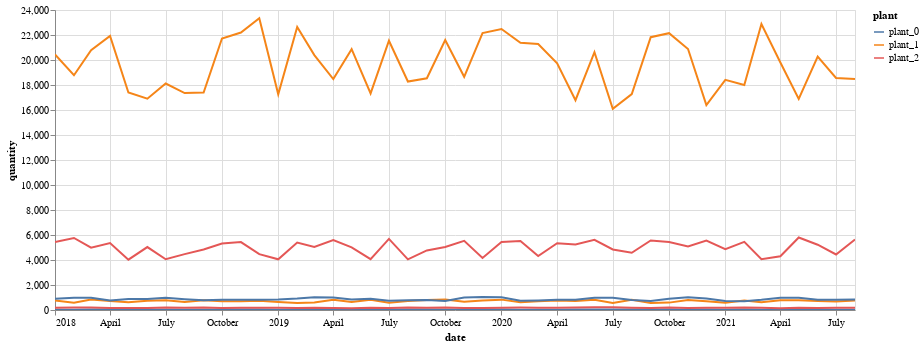

The notebook cell saved with this chart:
### Code cell
alt.Chart(df_raw.query("product == 'prod_219'")).mark_line().encode(
    x=alt.X("date:T"),
    y=alt.Y("quantity:Q"),
    color=alt.Color("plant:N"),
    detail="region:N",
    tooltip = 
).properties(width=800).interactive()

### Figure 1 — Vega-Lite specification as saved in the notebook (floating-point values rounded to 4 significant figures; data arrays with more than 128 entries replaced by an {"elided": "..."} marker saying what was removed)
{"config": {"view": {"continuousWidth": 400, "continuousHeight": 300}}, "data": {"name": "data-1e32dbbf612ab1d6ec1dd69b56822ec4"}, "mark": "line", "encoding": {"color": {"type": "nominal", "field": "plant"}, "detail": {"type": "nominal", "field": "region"}, "x": {"type": "temporal", "field": "date"}, "y": {"type": "quantitative", "field": "quantity"}}, "selection": {"selector007": {"type": "interval", "bind": "scales", "encodings": ["x", "y"]}}, "width": 800, "$schema": "https://vega.github.io/schema/vega-lite/v4.8.1.json", "datasets": {"data-1e32dbbf612ab1d6ec1dd69b56822ec4": {"elided": "264 records"}}}
